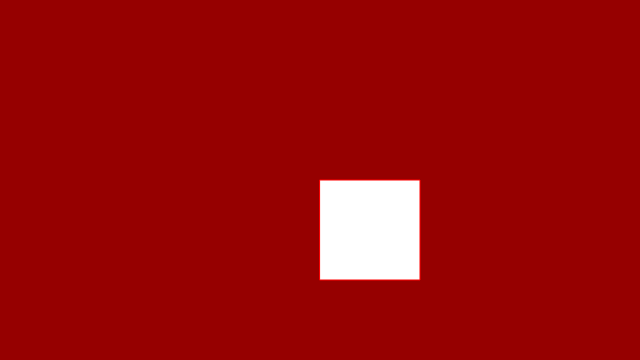
Frame 1 (no input)
Frame 60 (no input): identical to frame 1, image omitted
Frame 120 (the mouse pressed at the canvas centre since frame 60): identical to frame 1, image omitted

The p5.js sketch that drew this single still picture (run headless with seeded random() and noise() and a simulated clock; from frame 60 on, the mouse is pressed at the canvas centre):

// p5.js sketch
// ── sketch.js
function setup() {
	// create a place to draw
	createCanvas(640, 360);
}

function draw() {
	// clear the background
	background(150, 0, 0);

	// set a fill color
	fill(255, 255, 255);

	// set a stroke color
	stroke(255, 0, 0);

	// draw a circle
	rect(320, 180, 100, 100);
}
